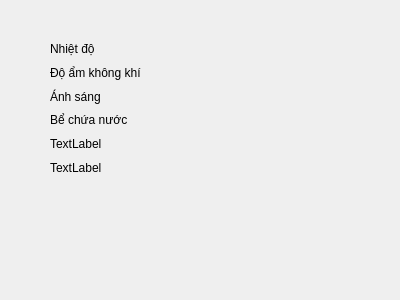
<?xml version="1.0" encoding="UTF-8"?>
<ui version="4.0">
 <class>gardenForm</class>
 <widget class="QWidget" name="gardenForm">
  <property name="geometry">
   <rect>
    <x>0</x>
    <y>0</y>
    <width>400</width>
    <height>300</height>
   </rect>
  </property>
  <property name="windowTitle">
   <string>Quản lý vườn</string>
  </property>
  <widget class="QWidget" name="layoutWidget">
   <property name="geometry">
    <rect>
     <x>50</x>
     <y>40</y>
     <width>118</width>
     <height>137</height>
    </rect>
   </property>
   <layout class="QVBoxLayout" name="verticalLayout">
    <item>
     <widget class="QLabel" name="label">
      <property name="text">
       <string>Nhiệt độ</string>
      </property>
     </widget>
    </item>
    <item>
     <widget class="QLabel" name="label_2">
      <property name="text">
       <string>Độ ẩm không khí</string>
      </property>
     </widget>
    </item>
    <item>
     <widget class="QLabel" name="label_3">
      <property name="text">
       <string>Ánh sáng</string>
      </property>
     </widget>
    </item>
    <item>
     <widget class="QLabel" name="label_4">
      <property name="text">
       <string>Bể chứa nước</string>
      </property>
     </widget>
    </item>
    <item>
     <widget class="QLabel" name="label_5">
      <property name="text">
       <string>TextLabel</string>
      </property>
     </widget>
    </item>
    <item>
     <widget class="QLabel" name="label_6">
      <property name="text">
       <string>TextLabel</string>
      </property>
     </widget>
    </item>
   </layout>
  </widget>
 </widget>
 <resources/>
 <connections/>
</ui>
